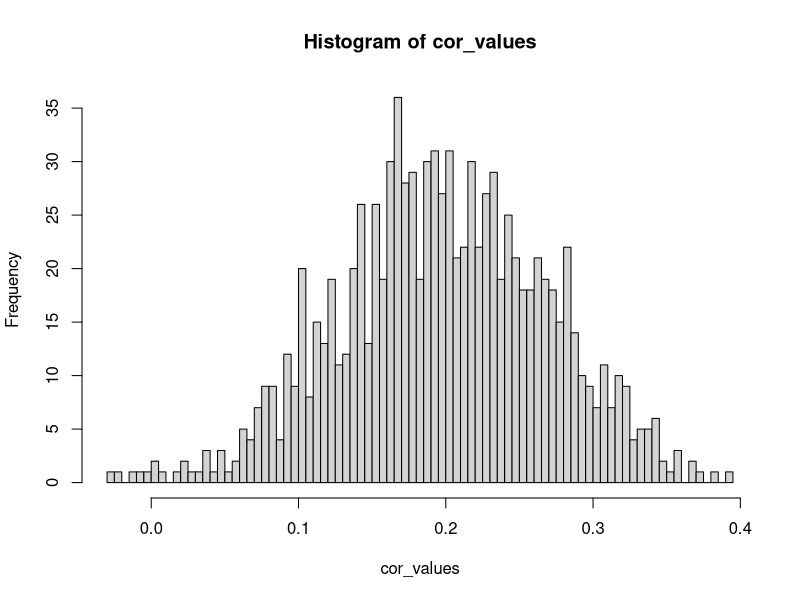
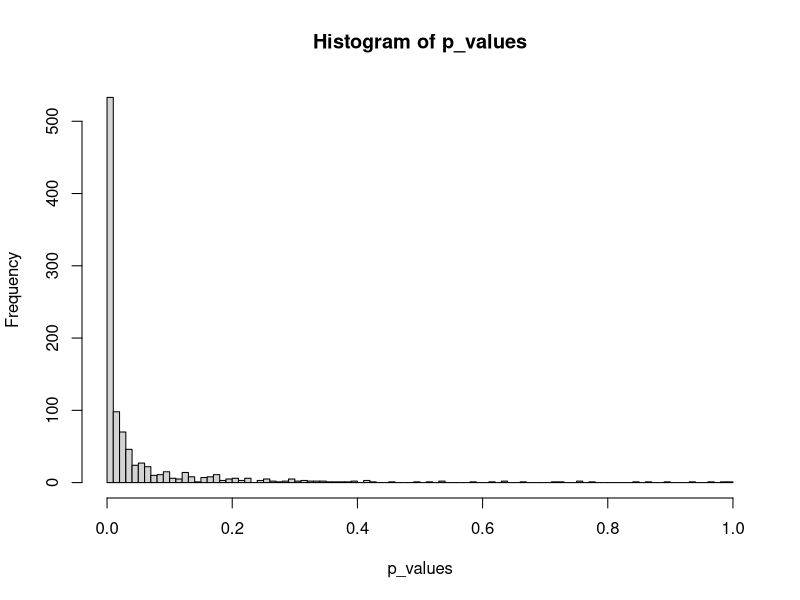
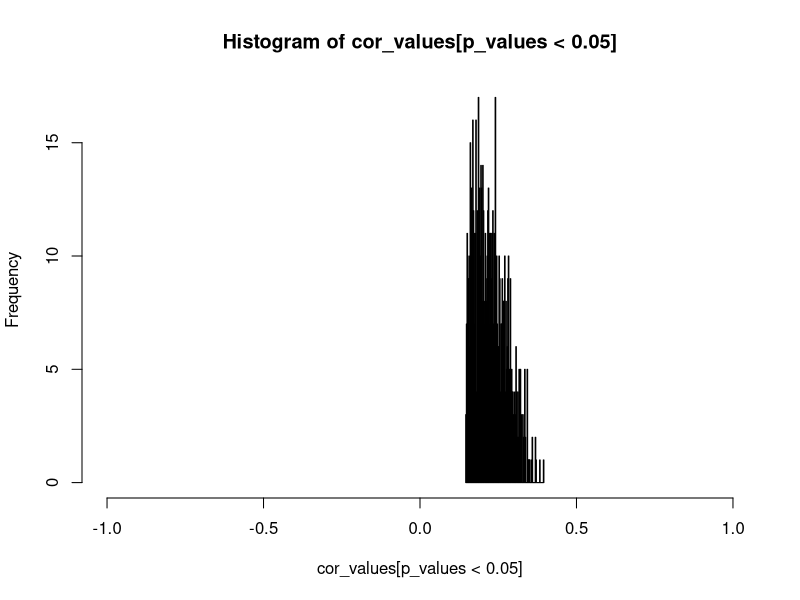

Source code (R) for these figures, in order: (Note: this script raises an error after producing the figures.)
library(MASS)

# Número de repeticiones en la simulación
repeticiones <- 1000
# Tamaño de la muestra
n_muestra_1 <- 180
# Valor de mu (media) de cada una de las variables
media_v1 <- 0
media_v2 <- 0
# Desviación estandar de cada una de las variables
ds_v1 <- 1
ds_v2 <- 1
# Correlación que existe entre las variables
correlacion <- 0.2

p_values <- rep(0, repeticiones)
cor_values <- rep(0, repeticiones)

for (simulacion in 1:repeticiones){
  cor_data <- mvrnorm(n = n_muestra_1, mu=c(media_v1,media_v2),
                      Sigma = matrix(c(ds_v1,correlacion * sqrt(ds_v1*ds_v2),
                                       correlacion * sqrt(ds_v1*ds_v2),ds_v2),2,2))
  result <- cor.test(cor_data[,1], cor_data[,2])
  p_values[simulacion] <- as.double(result$p.value)
  cor_values[simulacion] <- as.double(result$estimate)
}

hist(cor_values, breaks = 100)
hist(p_values, breaks = 100)
hist(cor_values[p_values<0.05],breaks = 100, xlim = c(-1,1))


library(pwr)
pwr::plot.power.htest(pwr.r.test(n = muestra_1, r = correlacion))
# https://www.statmethods.net/stats/power.html
